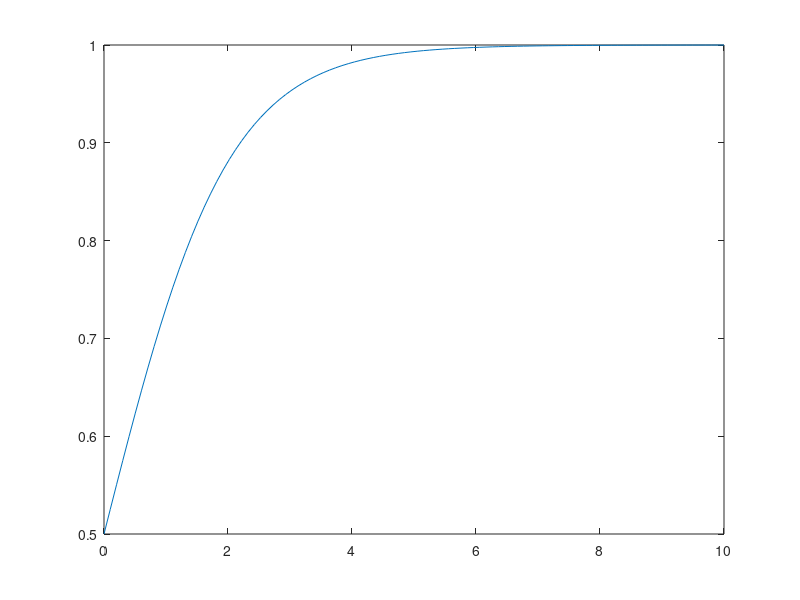

Source code (MATLAB):
% Plots the fitted curve (no symbols: links by lines or whole file).
t = linspace(0, 10, 100);
y = 1 ./ (1 + exp(-t));
plot(t, y);
